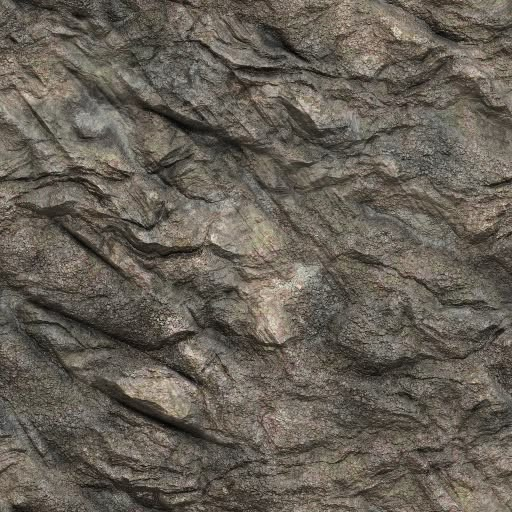
#> input picture cases/cliff-rock/source/reference.jpg, 512 x 512 px
$ python draw.py
#> lines starting #> are read from the running program, lines starting #| are printed output that depends on the picture; after the words box and inside, x2 and y2 are one past the last pixel; in counts of white or black regions, pixels touching at a corner belong together
#!/usr/bin/env python3
"""Reference-sculpted seamless Ghibli pixel-art rocky cliff texture (128x128)."""

from collections import deque
from pathlib import Path
import math
import numpy as np
from PIL import Image

CASE_DIR = Path(__file__).resolve().parents[1]
REF_PATH = CASE_DIR / "source" / "reference.jpg"
STEPS_DIR = CASE_DIR / "build" / "steps"
N = 128

# Deep rugged 18-color Ghibli rocky cliff palette (grounded luma ~95-115, rich warm/cool contrast)
PALETTE_HEX = {
    # Deep Crevices & Overhang Shadows
    "crevice_deep": "#162228",
    "rock_sh2": "#25343c",
    "rock_sh1": "#384850",
    # Core Rugged Cliff Rock Ramp
    "rock_mid3": "#4d5a5f",
    "rock_mid2": "#636c6b",
    "rock_mid1": "#7b7f78",
    "rock_base": "#969285",
    "rock_lit": "#b4ab97",
    "rock_hi": "#d4c9af",
    # Subtle Warm Sun-Kissed Rock Tints
    "warm_mid": "#7c705d",
    "warm_lit": "#a49376",
    "warm_hi": "#cbb68e",
    # Subtle Cool Mineral / Sky-Bounce Tints
    "cool_mid": "#576968",
    "cool_lit": "#7c8d86",
    # Sparse Crevice Ledge Moss
    "moss_deep": "#1d3829",
    "moss_dark": "#33592f",
    "moss_mid": "#578238",
    "moss_lit": "#85aa43",
}

NAMES = list(PALETTE_HEX.keys())
IDX = {name: i for i, name in enumerate(NAMES)}
PAL_RGB = np.array(
    [tuple(bytes.fromhex(PALETTE_HEX[name][1:])) for name in NAMES],
    dtype=np.uint8,
)


def periodic_gaussian(arr: np.ndarray, sigma: float) -> np.ndarray:
    """Exact periodic Gaussian blur on the N x N torus via 2D FFT."""
    fy = np.fft.fftfreq(N)[:, None]
    fx = np.fft.fftfreq(N)[None, :]
    kernel_hat = np.exp(-2.0 * (np.pi ** 2) * (sigma ** 2) * (fx ** 2 + fy ** 2))
    return np.fft.ifft2(np.fft.fft2(arr) * kernel_hat).real.astype(np.float32)


def toroidal_kuwahara(img: np.ndarray, radius: int = 2) -> np.ndarray:
    """Toroidal 4-quadrant Kuwahara filter: flattens photo grain while sharpening rock planes."""
    pad = np.pad(img, radius, mode="wrap")
    h, w = img.shape
    size = radius + 1

    # 4 overlapping quadrant slices relative to center pixel
    slices = [
        (0, size, 0, size),             # Top-Left
        (0, size, radius, radius + size),  # Top-Right
        (radius, radius + size, 0, size),  # Bottom-Left
        (radius, radius + size, radius, radius + size),  # Bottom-Right
    ]

    means = np.empty((4, h, w), dtype=np.float32)
    vars_ = np.empty((4, h, w), dtype=np.float32)

    for q, (y0, y1, x0, x1) in enumerate(slices):
        acc = np.zeros((h, w), dtype=np.float32)
        acc2 = np.zeros((h, w), dtype=np.float32)
        for dy in range(y0, y1):
            for dx in range(x0, x1):
                patch = pad[dy:dy + h, dx:dx + w]
                acc += patch
                acc2 += patch * patch
        n_pix = float(size * size)
        mean = acc / n_pix
        var = acc2 / n_pix - mean * mean
        means[q] = mean
        vars_[q] = np.maximum(0.0, var)

    best_q = np.argmin(vars_, axis=0)
    return np.take_along_axis(means, best_q[None], axis=0)[0]


def absorb_small_components(grid: np.ndarray, max_size: int = 2, protected: set[int] | None = None) -> np.ndarray:
    """Absorb tiny <3px isolated clusters into their majority 4-neighbor color on the torus."""
    out = grid.copy()
    visited = np.zeros((N, N), dtype=bool)
    prot = protected or set()

    for sy in range(N):
        for sx in range(N):
            if visited[sy, sx]:
                continue
            val = int(out[sy, sx])
            comp = []
            q = deque([(sy, sx)])
            visited[sy, sx] = True
            while q:
                cy, cx = q.popleft()
                comp.append((cy, cx))
                for dy, dx in ((-1, 0), (1, 0), (0, -1), (0, 1)):
                    ny, nx = (cy + dy) % N, (cx + dx) % N
                    if not visited[ny, nx] and int(out[ny, nx]) == val:
                        visited[ny, nx] = True
                        q.append((ny, nx))
            if len(comp) <= max_size and val not in prot:
                # Collect surrounding 4-neighbor colors outside this component
                comp_set = set(comp)
                nbr_vals = []
                for cy, cx in comp:
                    for dy, dx in ((-1, 0), (1, 0), (0, -1), (0, 1)):
                        ny, nx = (cy + dy) % N, (cx + dx) % N
                        if (ny, nx) not in comp_set:
                            nbr_vals.append(int(out[ny, nx]))
                if nbr_vals:
                    rep = max(set(nbr_vals), key=nbr_vals.count)
                    for cy, cx in comp:
                        out[cy, cx] = rep
    return out


def prune_sparse_mask(mask: np.ndarray, min_size: int = 4) -> np.ndarray:
    """Remove 8-connected mask islands smaller than `min_size` on the torus."""
    out = mask.copy()
    visited = np.zeros((N, N), dtype=bool)
    for sy in range(N):
        for sx in range(N):
            if out[sy, sx] and not visited[sy, sx]:
                comp = []
                q = deque([(sy, sx)])
                visited[sy, sx] = True
                while q:
                    cy, cx = q.popleft()
                    comp.append((cy, cx))
                    for dy in (-1, 0, 1):
                        for dx in (-1, 0, 1):
                            if dy == 0 and dx == 0:
                                continue
                            ny, nx = (cy + dy) % N, (cx + dx) % N
                            if out[ny, nx] and not visited[ny, nx]:
                                visited[ny, nx] = True
                                q.append((ny, nx))
                if len(comp) < min_size:
                    for cy, cx in comp:
                        out[cy, cx] = False
    return out


def torus_delta(coord: np.ndarray, center: float, size: int = N) -> np.ndarray:
    return (coord - center + size / 2.0) % size - size / 2.0


def make_crevice_moss(crevice_mask: np.ndarray) -> tuple[np.ndarray, np.ndarray]:
    """Anchor 3 small organic moss tufts directly onto real deep cliff ledges."""
    yy, xx = np.mgrid[:N, :N].astype(np.float32) + 0.5

    # Prefer solid horizontal/diagonal ledge runs of crevices across distinct quadrants
    solid_crev = crevice_mask & (
        np.roll(crevice_mask, 1, axis=1) | np.roll(crevice_mask, -1, axis=1)
    )
    coords = np.argwhere(solid_crev if solid_crev.any() else crevice_mask)

    targets = [
        (30.0, 32.0, 4.2, 1.9, 0.48, 0.96),   # Q00 NW->SE shelf
        (108.0, 60.0, 3.8, 1.8, 0.42, 0.92),  # Q01/Q11 right shelf
        (54.0, 108.0, 3.4, 1.7, 0.50, 0.88),  # Q10 lower shelf
    ]

    pockets = []
    for k, (tx, ty, rx, ry, ang, wt) in enumerate(targets):
        if len(coords) > 0:
            dy = torus_delta(coords[:, 0].astype(np.float32), ty)
            dx = torus_delta(coords[:, 1].astype(np.float32), tx)
            best = int(np.argmin(dx * dx + dy * dy))
            ay = float(coords[best, 0]) + 0.5
            ax = float(coords[best, 1]) + 0.5
        else:
            ay, ax = ty, tx
        pockets.append((ax, (ay - 0.7) % N, rx, ry, ang, wt))
        if k == 0:
            pockets.append(((ax + 2.4) % N, (ay + 0.7) % N, 2.5, 1.5, ang - 0.15, 0.86))

    moss_score = np.full((N, N), -1.0, dtype=np.float32)
    for k, (mx, my, rx, ry, ang, wt) in enumerate(pockets):
        dx = torus_delta(xx, mx)
        dy = torus_delta(yy, my)
        ca, sa = math.cos(ang), math.sin(ang)
        ux = dx * ca + dy * sa
        uy = -dx * sa + dy * ca
        undul = 0.22 * np.sin(xx * 0.75 + yy * 0.55 + k * 1.9) + 0.14 * np.cos(xx * 0.45 - yy * 0.8)
        raw = (1.0 - np.hypot(ux / rx, uy / ry)) * wt + undul
        moss_score = np.maximum(moss_score, raw)

    moss_mask = moss_score > 0.20
    moss_mask = prune_sparse_mask(moss_mask, min_size=4)
    return moss_mask, moss_score


def render_passes() -> None:
    STEPS_DIR.mkdir(parents=True, exist_ok=True)

    # 1. Load 512x512 seamless cliff reference and 4x4 block-average to 128x128 torus
    with Image.open(REF_PATH) as im:
#> im is the input picture: PIL image 512x512 RGB; mean R, G, B 102.4, 95.9, 86.1
        src = np.asarray(im.convert("RGB"), dtype=np.float32)
    h, w, _ = src.shape
#> h = 512; w = 512
    if (h, w) == (512, 512):
        ds = src.reshape(N, 4, N, 4, 3).mean(axis=(1, 3))
    else:
        ds = np.asarray(
            Image.fromarray(src.astype(np.uint8)).resize((N, N), Image.Resampling.BOX),
            dtype=np.float32,
        )

    luma_raw = 0.2126 * ds[..., 0] + 0.7152 * ds[..., 1] + 0.0722 * ds[..., 2]
    warm_raw = ds[..., 0] - ds[..., 2]  # warm-cool chroma channel

    # 2. Toroidal low-frequency equalization (balances tile-wide drift while preserving sharp ledges)
    broad = periodic_gaussian(luma_raw, sigma=18.0)
    luma_eq = luma_raw - 0.55 * (broad - broad.mean())

    # 3. Edge-preserving toroidal Kuwahara planarization (radius 2 then radius 3)
    # Flattens photo speckle into broad, crisp painted rock planes with zero gradient blur
    kuw = toroidal_kuwahara(luma_eq, radius=2)
    kuw = toroidal_kuwahara(kuw, radius=3)

    # Multi-scale local relief on torus
    local_mean = periodic_gaussian(luma_eq, sigma=3.5)
    valley = local_mean - luma_eq
    ridge = luma_eq - local_mean

    # Top-left directional edge derivative on planarized rock
    gx = (np.roll(kuw, -1, axis=1) - np.roll(kuw, 1, axis=1)) * 0.5
    gy = (np.roll(kuw, -1, axis=0) - np.roll(kuw, 1, axis=0)) * 0.5
    sun_edge = -(gx + gy)
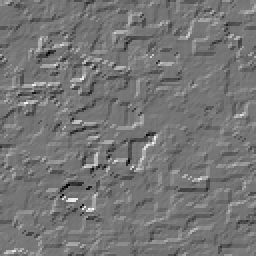
#> sun_edge: shape (128, 128) float32 (shown 2 times larger); min -56, max 65.03, mean 0; drawn with min black and max white

    # 4. Quantize planarized relief into crisp flat rock tiers (broad midtones, punchy highlights)
    q10, q28, q50, q72, q88, q95 = np.percentile(kuw, [10, 28, 50, 72, 88, 95])
#> q10 = 71.57; q28 = 87.73; q50 = 98.11; q72 = 109.4; q88 = 121.2; q95 = 129.1
    tier = np.zeros((N, N), dtype=np.uint8)
    tier[kuw >= q10] = 1
    tier[kuw >= q28] = 2
    tier[kuw >= q50] = 3
    tier[kuw >= q72] = 4
    tier[kuw >= q88] = 5
    tier[(kuw >= q95) & (ridge > 2.5)] = 6

    tier = absorb_small_components(tier, max_size=4)

    tier_palette = np.array([
        IDX["rock_sh2"],
        IDX["rock_sh1"],
        IDX["rock_mid3"],
        IDX["rock_mid2"],
        IDX["rock_mid1"],
        IDX["rock_base"],
        IDX["rock_lit"],
    ], dtype=np.uint8)

    # 5. Deep rocky crevices strictly along real sharp clefts & dark overhangs (~6-8% area)
    crev_raw = ((valley > 24.5) & (luma_eq < q28)) | ((luma_eq < np.percentile(luma_eq, 3.5)) & (valley > 15.0))
#> crev_raw: shape (128, 128) bool; 10.8% white in thin lines or dots
    crevice_mask = prune_sparse_mask(crev_raw, min_size=4)
#> after the loop in prune_sparse_mask, `for sy in range(N):`:
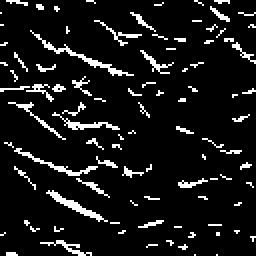
#> out: shape (128, 128) bool (shown 2 times larger); 9% white in thin lines or dots
    # Flank crevices strictly 1px directly below overhangs with rock_sh2
    crev_flank = np.roll(crevice_mask, 1, axis=0) & (~crevice_mask)
#> crev_flank: shape (128, 128) bool; 5.2% white in thin lines or dots

    # 6. Sparse organic ledge moss anchored onto real cliff crevices
    moss_mask, moss_score = make_crevice_moss(crevice_mask)
#> in make_crevice_moss, `solid_crev = crevice_mask & ( np.roll(crevice_mask, 1, axis=1) | np.ro..`: solid_crev: shape (128, 128) bool; 8.1% white in thin lines or dots
#> in make_crevice_moss, `coords = np.argwhere(solid_crev if solid_crev.any() else crevice_mask)`: coords = 1326 pairs, first value 0 to 127, second value 0 to 127
#> the loop in make_crevice_moss, `for k, (tx, ty, rx, ry, ang, wt) in enumerate(targets):` made 3 passes
#> (best, ay, ax) on passes 1 to 3: (389, 33.5, 27.5), (654, 59.5, 116.5), (1170, 110.5, 53.5)
#> after the loop in make_crevice_moss, `for k, (tx, ty, rx, ry, ang, wt) in enumerate(targets):`: pockets = [(27.5, 32.8, 4.2, 1.9, 0.48, 0.96), (29.9, 34.2, 2.5, 1.5, 0.33, 0.86), (116.5, 58.8, 3.8, 1.8, 0.42, 0.92), (53.5, 109.8, 3.4, 1.7, 0.5, 0.88)]
#> in make_crevice_moss, `moss_score = np.full((N, N), -1.0, dtype=np.float32)`: moss_score: shape (128, 128) float32; every value is -1
#> the loop in make_crevice_moss, `for k, (mx, my, rx, ry, ang, wt) in enumerate(pockets):` made 4 passes
#> (mx, my, rx, ry, ang, wt, ca, sa) on passes 1 to 4: (27.5, 32.8, 4.2, 1.9, 0.48, 0.96, 0.887, 0.462), (29.9, 34.2, 2.5, 1.5, 0.33, 0.86, 0.946, 0.324), (116.5, 58.8, 3.8, 1.8, 0.42, 0.92, 0.913, 0.408), (53.5, 109.8, 3.4, 1.7, 0.5, 0.88, 0.878, 0.479)
#> pass 1, in make_crevice_moss, `dy = torus_delta(yy, my)`:
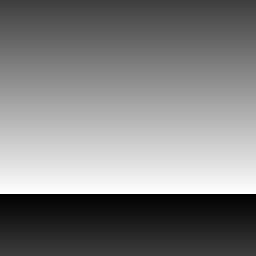
#> dy: shape (128, 128) float32 (shown 2 times larger); min -63.3, max 63.7, mean 0.2; drawn with min black and max white
#> pass 1, in make_crevice_moss, `uy = -dx * sa + dy * ca`:
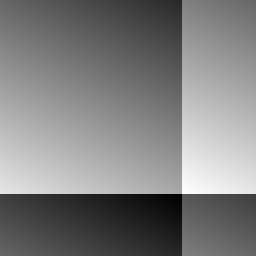
#> uy: shape (128, 128) float32 (shown 2 times larger); min -85.24, max 86.06, mean 0.4; drawn with min black and max white
#> after the loop in make_crevice_moss, `for k, (mx, my, rx, ry, ang, wt) in enumerate(pockets):`:
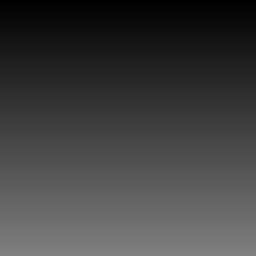
#> yy: shape (128, 128) float32 (shown 2 times larger); min 0.5, max 127.5, mean 64
#> in make_crevice_moss, `moss_mask = moss_score > 0.20`: moss_mask: shape (128, 128) bool; 0.32% white in thin lines or dots, all inside (x1, y1, x2, y2) = (25, 31, 121, 112)

    # ------------------------------------------------------------------
    # PASS 1: 01_silhouette.png (Macro craggy rock masses & deep clefts)
    # ------------------------------------------------------------------
    p1 = np.full((N, N), IDX["rock_mid2"], dtype=np.uint8)
    p1[tier <= 1] = IDX["rock_sh1"]
    p1[tier >= 4] = IDX["rock_mid1"]
    p1[crev_flank] = IDX["rock_sh2"]
    p1[crevice_mask] = IDX["crevice_deep"]
    Image.fromarray(PAL_RGB[p1]).save(STEPS_DIR / "01_silhouette.png")

    # ------------------------------------------------------------------
    # PASS 2: 02_blockin.png (Flat planarized rock tiers, deep clefts, flat moss)
    # ------------------------------------------------------------------
    p2 = tier_palette[tier]
    p2[crev_flank & (tier >= 2)] = IDX["rock_sh2"]
    p2[crevice_mask] = IDX["crevice_deep"]
    p2[moss_mask] = IDX["moss_dark"]
    p2[moss_mask & (moss_score > 0.45)] = IDX["moss_mid"]
    Image.fromarray(PAL_RGB[p2]).save(STEPS_DIR / "02_blockin.png")

    # ------------------------------------------------------------------
    # PASS 3: 03_shading.png (Warm/cool rock glazes, 1px ridge crests & moss)
    # ------------------------------------------------------------------
    p3 = p2.copy()

    # Broad low-frequency warm/cool mineral shift across whole rock shelves (no mottled flecks)
    chroma_smooth = periodic_gaussian(warm_raw, sigma=7.0)
#> call 3 of periodic_gaussian, with sigma = 7
#> in periodic_gaussian (call 3), `return np.fft.ifft2(np.fft.fft2(arr) * kernel_hat).real.astype(np.floa..`:
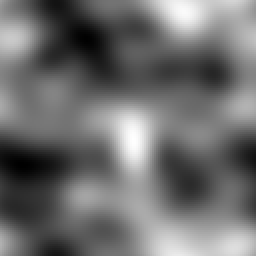
#> returned value: shape (128, 128) float32 (shown 2 times larger); min 10.81, max 23.43, mean 16.3; drawn with min black and max white
    c_hi_thresh = np.percentile(chroma_smooth, 68)
#> c_hi_thresh = 17.28
    c_lo_thresh = np.percentile(chroma_smooth, 30)
#> c_lo_thresh = 14.76

    warm_base_mask = (p3 == IDX["rock_base"]) & (chroma_smooth > c_hi_thresh) & (~crev_flank)
#> warm_base_mask: shape (128, 128) bool; 4.3% white; 25 white regions (14 under 20 px), largest, box (x1, y1, x2, y2) and area: (3, 18, 18, 33) 118, (41, 51, 55, 61) 77, (85, 2, 95, 15) 61
    warm_mid_mask = (p3 == IDX["rock_mid1"]) & (chroma_smooth > c_hi_thresh + 1.5) & (~crev_flank)
#> warm_mid_mask: shape (128, 128) bool; 4.4% white; 24 white regions (16 under 20 px), largest, box (x1, y1, x2, y2) and area: (51, 62, 74, 80) 134, (88, 0, 104, 14) 86, (113, 114, 128, 128) 83
    cool_mid_mask = (p3 == IDX["rock_mid2"]) & (chroma_smooth < c_lo_thresh)
#> cool_mid_mask: shape (128, 128) bool; 6% white; 32 white regions (20 under 20 px), largest, box (x1, y1, x2, y2) and area: (89, 27, 114, 44) 139, (12, 95, 27, 107) 124, (49, 16, 61, 34) 106
    cool_lit_mask = (p3 == IDX["rock_mid1"]) & (chroma_smooth < c_lo_thresh - 1.0)
#> cool_lit_mask: shape (128, 128) bool; 0.86% white; 9 white regions (6 under 20 px), largest, box (x1, y1, x2, y2) and area: (25, 16, 36, 23) 47, (92, 84, 101, 90) 27, (95, 33, 101, 39) 22

    p3[prune_sparse_mask(warm_base_mask, min_size=10)] = IDX["warm_lit"]
    p3[prune_sparse_mask(warm_mid_mask, min_size=10)] = IDX["warm_mid"]
    p3[prune_sparse_mask(cool_mid_mask, min_size=10)] = IDX["cool_mid"]
    p3[prune_sparse_mask(cool_lit_mask, min_size=10)] = IDX["cool_lit"]

    # Crisp broken 1px sunlit ridge highlights along sharp protruding rocky edges
    dn_drop = (np.roll(tier, -1, axis=0) <= 2) | np.roll(crevice_mask, -1, axis=0) | (np.roll(tier, -1, axis=1) <= 2)
#> dn_drop: shape (128, 128) bool; 59.4% white; 33 black regions (17 under 20 px), largest, box (x1, y1, x2, y2) and area: (0, 4, 83, 121) 2467, (34, 1, 128, 89) 2062, (68, 101, 128, 128) 560
    is_sunlit_rock = (
        (p3 == IDX["rock_lit"])
        | (p3 == IDX["rock_base"])
        | (p3 == IDX["warm_lit"])
    )
    ridge_hi = (
        is_sunlit_rock
        & (~crevice_mask)
        & (~moss_mask)
        & (ridge > 4.0)
        & (sun_edge > 3.5)
        & dn_drop
    )
#> ridge_hi: shape (128, 128) bool; 0.77% white in thin lines or dots
    warm_hi_mask = ridge_hi & (p3 == IDX["warm_lit"])
#> warm_hi_mask: shape (128, 128) bool; 0.16% white in thin lines or dots, all inside (x1, y1, x2, y2) = (0, 3, 127, 117)
    p3[ridge_hi] = IDX["rock_hi"]
    p3[warm_hi_mask] = IDX["warm_hi"]

    # Lush cel-clustered moss tucked onto select recessed shelf pockets
    moss_below = np.roll(moss_mask, 1, axis=0) | np.roll(moss_mask, 1, axis=1)
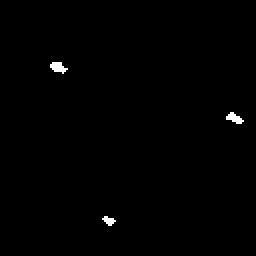
#> moss_below: shape (128, 128) bool (shown 2 times larger); 0.51% white; 3 white regions, box (x1, y1, x2, y2) and area: (25, 31, 34, 37) 33, (113, 56, 122, 62) 30, (51, 108, 58, 113) 20
    p3[(~moss_mask) & (~crevice_mask) & moss_below] = IDX["moss_deep"]

    mgx = (np.roll(moss_score, -1, axis=1) - np.roll(moss_score, 1, axis=1)) * 0.5
    mgy = (np.roll(moss_score, -1, axis=0) - np.roll(moss_score, 1, axis=0)) * 0.5
    moss_sun = moss_score + (mgx + mgy) * 0.65

    p3[moss_mask] = IDX["moss_dark"]
    p3[moss_mask & (moss_sun > 0.42)] = IDX["moss_mid"]
    p3[moss_mask & (moss_sun > 0.68)] = IDX["moss_lit"]

    Image.fromarray(PAL_RGB[p3]).save(STEPS_DIR / "03_shading.png")

    # ------------------------------------------------------------------
    # PASS 4: 04_cleanup.png (Toroidal orphan cleanup protecting ridges & moss)
    # ------------------------------------------------------------------
    protected = {
        IDX["rock_hi"], IDX["warm_hi"], IDX["moss_lit"],
        IDX["crevice_deep"], IDX["moss_deep"],
    }
    p4 = absorb_small_components(p3, max_size=3, protected=protected)
    Image.fromarray(PAL_RGB[p4]).save(STEPS_DIR / "04_cleanup.png")
    print(f"[draw] Wrote 4 native {N}x{N} passes to {STEPS_DIR}")


if __name__ == "__main__":
    render_passes()
